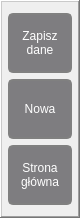
        <widget class="QFrame" name="left_side_menu">
         <property name="minimumSize">
          <size>
           <width>80</width>
           <height>0</height>
          </size>
         </property>
         <property name="maximumSize">
          <size>
           <width>70</width>
           <height>16777215</height>
          </size>
         </property>
         <property name="styleSheet">
          <string notr="true">#left_side_menu{

}


QPushButton{
border: 2px solid gray;
border-radius: 5px;
background: rgb(126, 125, 128);
color: rgb(255, 255, 255)
}</string>
         </property>
         <property name="frameShape">
          <enum>QFrame::WinPanel</enum>
         </property>
         <property name="frameShadow">
          <enum>QFrame::Raised</enum>
         </property>
         <layout class="QVBoxLayout" name="verticalLayout_18">
          <property name="leftMargin">
           <number>6</number>
          </property>
          <property name="rightMargin">
           <number>6</number>
          </property>
          <item>
           <widget class="QPushButton" name="button_save_data">
            <property name="minimumSize">
             <size>
              <width>0</width>
              <height>60</height>
             </size>
            </property>
            <property name="text">
             <string>Zapisz
dane</string>
            </property>
           </widget>
          </item>
          <item>
           <widget class="QPushButton" name="button_new_investment">
            <property name="minimumSize">
             <size>
              <width>0</width>
              <height>60</height>
             </size>
            </property>
            <property name="text">
             <string>Nowa</string>
            </property>
           </widget>
          </item>
          <item>
           <widget class="QPushButton" name="button_home_page">
            <property name="minimumSize">
             <size>
              <width>0</width>
              <height>60</height>
             </size>
            </property>
            <property name="text">
             <string>Strona 
główna</string>
            </property>
           </widget>
          </item>
         </layout>
        </widget>
